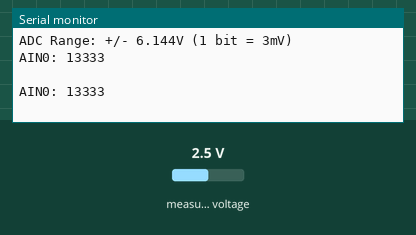
This sketch was run on a simulated Arduino Uno, built with avr-gcc and run on an emulated ATmega328P. Parts: the last lines printed to the serial monitor. Wiring (inferred from the names in the program): ADS1115 converter at I2C address 0x48. The inputs (shaded band) are chosen by the test bench; at power-on: measured voltage 2.5 V.

Above: at 1.8 s.
1.9 s: measured voltage set to 0.1 V
At 2.9 s:
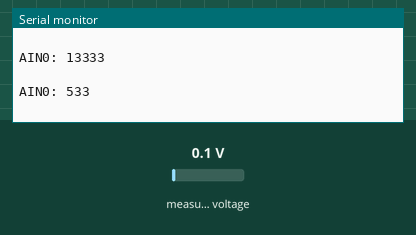
3.4 s: measured voltage set to 1.2 V
At 4.9 s:
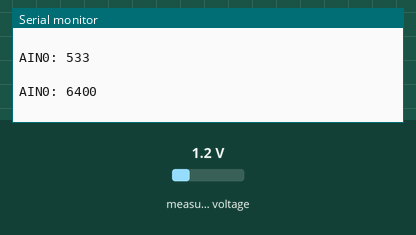
Timing chart, 0 to 6.4 s (numbered marks = the images above; inputs shaded):
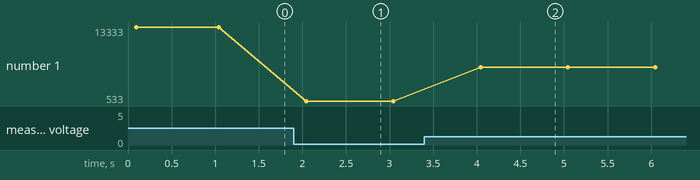

Measured:
- after the input at 1.9 s, the serial monitor: prints a new line after 0.14 s (image 1)
- after the input at 3.4 s, the serial monitor: prints a new line after 0.65 s (image 2)
- plotted number 1: 13333 → 533 after the input at 1.9 s, 533 → 6400 after the input at 3.4 s

The sketch:

continuous_conv_test.ino
```cpp
#include <Wire.h>
#include <Adafruit_ADS1015.h>

Adafruit_ADS1115 ads1015(72);

void setup(void)
{
	Serial.begin(9600);
	Serial.println("Hello!");

	Serial.println("Getting single-ended readings from AIN0..3");
	Serial.println("ADC Range: +/- 6.144V (1 bit = 3mV)");
	ads1015.begin();
	ads1015.set_continuous_conv(0);
}

void loop(void)
{
	int16_t adc0, adc1, adc2, adc3;

	adc0 = ads1015.readADC_Continuous();
	Serial.print("AIN0: "); Serial.println(adc0);

	Serial.println(" ");

	delay(1000);
}
```
